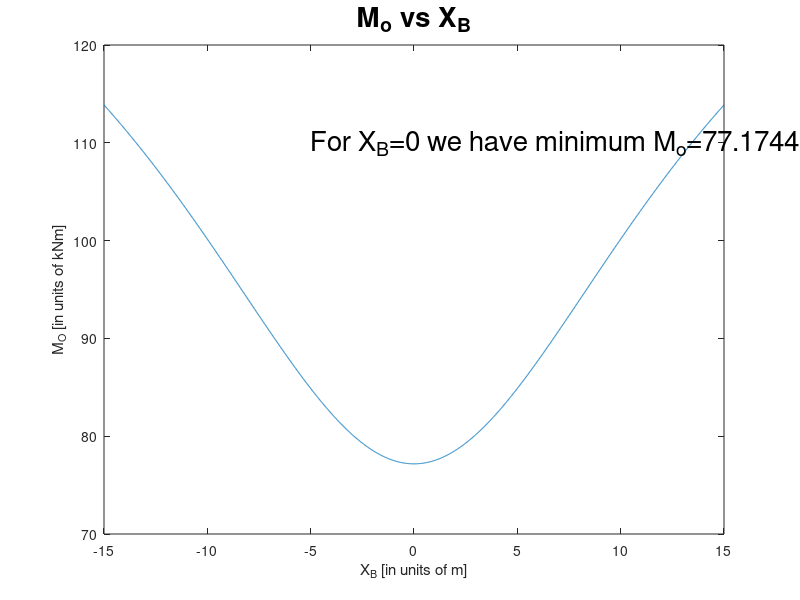

This chart was generated by the following MATLAB code:
% Equilibrium in 3D

% This code was developed for teaching purposes at Lund University.
% This code is not to be used by others for University submission.
% Author: Praveenkumar Hiremath
% Email: praveenkumar.hiremath@mek.lth.se (Email at the University)
%       praveenkumar.hiremath2911@gmail.com (Private email)



clc;
clear all;

%% a) Calculate and plot the amount (magnitude) of the moment at O, M0 = |M0| as a function of XB  (-15m ≤ XB ≤ 15m, för ZB = 9m)

% (XB,ZB) cartesion point
XB = -15:0.01:15;
%XB = 9;
ZB = 9; 

% T along AB
T = 10*([XB; -15* ones(size(XB)); ZB*ones(size(XB))]./(sqrt(XB.^2+ 15^2 + ZB^2)));

% Moment axis OA
r_oa = [ZB*ones(size(XB)); zeros(size(XB)); XB];

% Moment at O
M_o = cross(r_oa, T);

%M_mag = sqrt(M_o(1,:).^2  + M_o(2,:).^2 + M_o(3,:).^2);
M_mag = sqrt(M_o(1,:).^2  + M_o(3,:).^2);

plot(XB, M_mag)
xlabel('X_B [in units of m]')
ylabel('M_O [in units of kNm]')
title('M_o vs X_B','FontSize',20)
%set(gcf,'Position',[10 1000 1500 1000])
%saveas(gcf,'M_O_vs_XB.png')

%% b) Calculate for which values of XB where M0 <100 kNm.
XB_vals = XB(find(M_mag < 100));
%indicies = find(M_mag < 100);
%interval = XB(indicies)

%% c) For what value of XB the minimum M0 is achieved. Also enter the value of M0 in this mode.

[Mmin_val, Mmin_index] = min(M_mag);
XB_min = XB(Mmin_index);
fprintf("For XB= %0.4f, we have Minimum Mo= %0.4f\n", XB_min, Mmin_val);

txt_t1 = strcat('For X_B= ',num2str(XB_min),' we have minimum M_o= ', num2str(Mmin_val));
text(-5, 110, txt_t1, 'FontSize',20);

set(gcf,'Position',[10 1000 1500 1000])
saveas(gcf,'MO_vs_XB.png')
